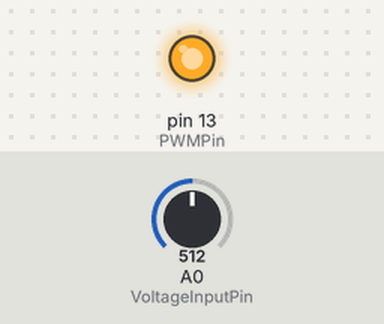
Recording of a sketch running on a simulated Arduino Uno, built with avr-gcc and run on an emulated ATmega328P. Shown: output pins drawn as LEDs (lit = HIGH). The inputs (shaded band) are chosen by the test bench; at power-on: A0 (VoltageInputPin) = 512. What the sketch prints to the serial monitor is not drawn.

Above: at 0.1 s.
Timing chart, 0 to 1.6 s (numbered marks = the images above):
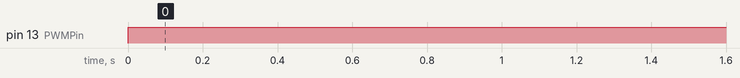

The sketch:

PIcontrollerwithPWM.ino
```cpp
// Global declarations and default values
unsigned long count = 0;
int VoltageInputPin = A0;
int PWMPin = 13;
unsigned long lastTime = 0;
float Input = 0, Output = 0, Setpoint = 0;
float ITerm = 0, lastInput;
float kp = 1, ki = 1;
float outMin = 0, outMax = 1;


void setup() {
  // User set parameters
  Setpoint = 5; // Reference Voltage
  VoltageInputPin = A0; // Pin being used to take voltage input
  PWMPin = 13; // Pin being used for PWM
  Output  = 0.2; // Starting duty cycle
  kp = 0.01; // Set kp and ki
  ki = 0.01;

  // Limiting the Output duty cycle
  outMin = 0.2;
  outMax = 0.7;

  // Setting clock speed of pins 13 and 4 to 7.8kHz on Atmega 2560
  pinMode(PWMPin, OUTPUT);
  int myEraser = 7; // this is 111 in binary and is used as an eraser
  TCCR0B &= ~myEraser; // this operation (AND plus NOT),  set the three bits in TCCR2B to 0
  //TCCR0B = (TCCR0B&248)|1;
  int myPrescaler = 2; // this could be a number in [1 , 6]. In this case, 2 corresponds in binary to 010.
  TCCR0B |= myPrescaler; //this operation (OR), replaces the last three bits in TCCR2B with our new value 010.

  Serial.begin(9600); // Initializing serial port
}

void Compute()
{
  unsigned long now = micros();
  unsigned long timeChange = (now - lastTime);

  Input = analogRead(VoltageInputPin); // Input is read as (1023-0) for (5,0) V
  //Input = (float)Input*0.054; // Input needs to scaled to get real value for calculating error

  float error = Setpoint - Input; // Calculate error term

  ITerm += (ki * error) * (timeChange / 1000000); // Calculate and limit Integration Term
  if (ITerm > outMax) ITerm = outMax;
  else if (ITerm < outMin) ITerm = outMin;

  Output = kp * error + ITerm; // Calculate new duty cycle

  if (Output > outMax) Output = outMax; // Limit new duty cycle
  else if (Output < outMin) Output = outMin;

  lastInput = Input; // Preparing for next calculation
  lastTime = now;

  // For debugging:
  //Serial.println(Input);
  //Serial.println(Output);
  //Serial.println('\n');
}

void loop() {

  count++;
  if (count % 10000 == 0) {
    Serial.println(count);
  }

  Compute(); //computes new duty cycle every sampling time
  analogWrite(PWMPin, 255 * (1-Output)); //keeps running the pwm signal, 1-output as the octocoupler inverts the signal!
}
```

Measured:
- by itself, pin 13 (PWMPin): LOW → HIGH at 0.00 s
